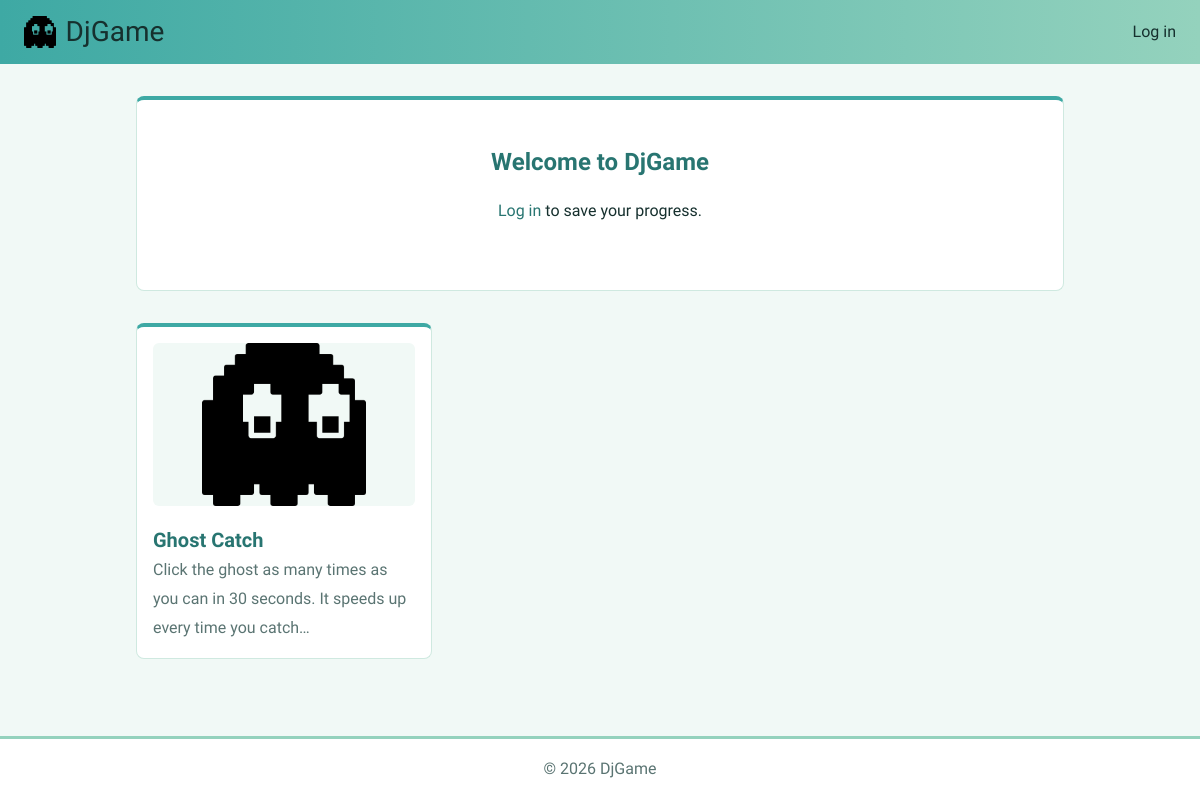
The app's page /, older data.
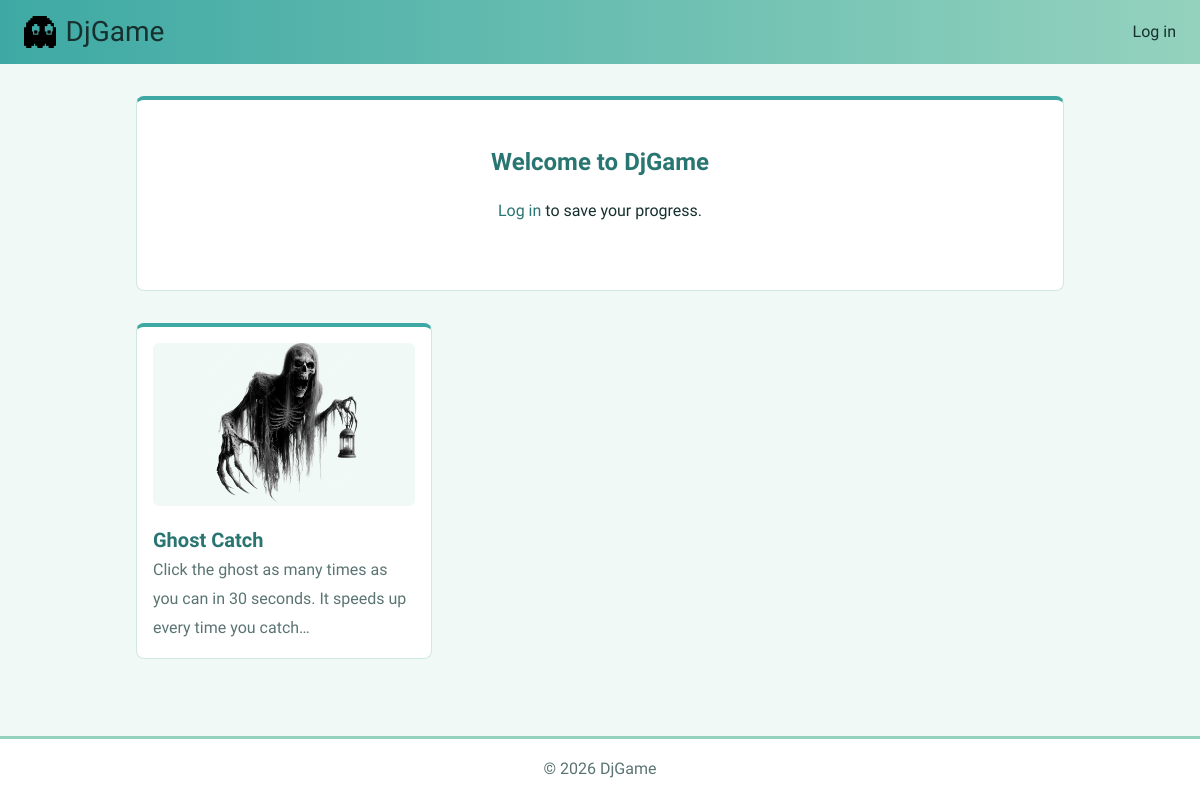
The same page, newer data.
### djgame/apps/game/models/game.py (models this page shows, shortened)
class Game(ModelAbstractBase):
    slug = models.SlugField(
        unique=True,
        help_text="Used in the URL: /games/<slug>/"
    )
    title = models.CharField(
        max_length=100
    )
    description = models.TextField(
        blank=True
    )
    thumbnail = models.FileField(
        upload_to='game/thumbnails/',
        blank=True,
        validators=[FileExtensionValidator(['png', 'jpg', 'jpeg', 'gif', 'webp'])],
        help_text="Thumbnail image (PNG, JPG, GIF or WebP)"
    )
    code = models.TextField(
        help_text=(
            'JavaScript for the game. Draw on DjGame.canvas; '
            'use await DjGame.load() and DjGame.save(state) for progress.'
        )
    )
    is_active = models.BooleanField(
        default=True,
        help_text="Only active games are listed and playable"
    )
    class Meta:
        ordering = ['title']

### djgame/apps/game/api/views/index.py (the view)
class IndexView(ListView):
    template_name = 'game/index.html'
    context_object_name = 'games'
    queryset = Game.objects.filter(is_active=True).defer('code')

### djgame/apps/game/templates/game/index.html (shortened to what this page needs)
{% extends 'base.html' %}
{% load static %}
{% block content %}
    <section class="hero">
        <h1>Welcome to DjGame</h1>
        {% if user.is_authenticated %}
            <p>Ready to play, {{ user.username }}?</p>
        {% else %}
            <p><a href="{% url 'account:login' %}">Log in</a> to save your progress.</p>
        {% endif %}
    </section>
    {% static 'assets/ghost.png' as default_thumbnail %}
    <section class="game-grid">
        {% for game in games %}
            <a href="{% url 'game:play' game.slug %}" class="game-card">
                <img src="{% if game.thumbnail %}{{ game.thumbnail.url }}{% else %}{{ default_thumbnail }}{% endif %}" alt="" loading="lazy">
                <h2>{{ game.title }}</h2>
                {% if game.description %}
                    <p>{{ game.description|truncatechars:90 }}</p>
                {% endif %}
            </a>
        {% empty %}
            <p class="muted">No games yet. Add one in the admin.</p>
        {% endfor %}
    </section>
{% endblock %}

Row changes from the older to the newer data that the page shows:
changed Game "Ghost Catch": thumbnail: picture added in place of a placeholder
